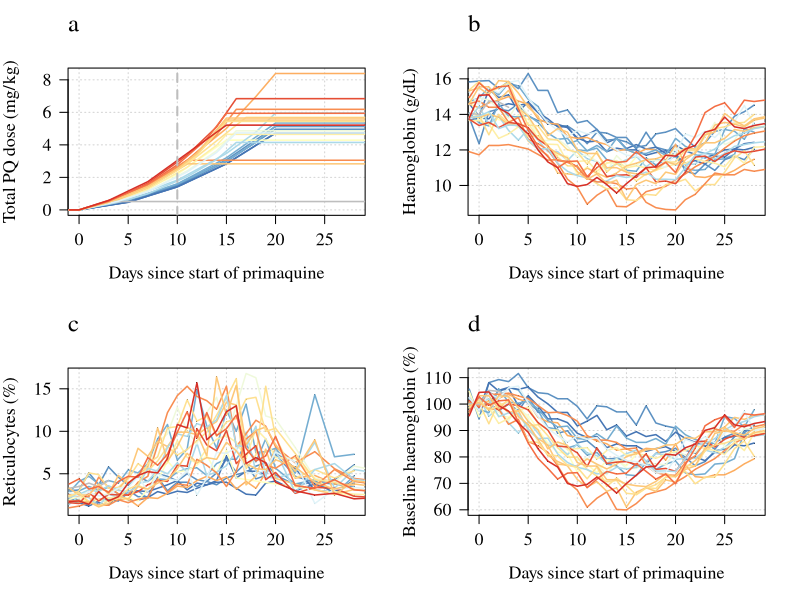
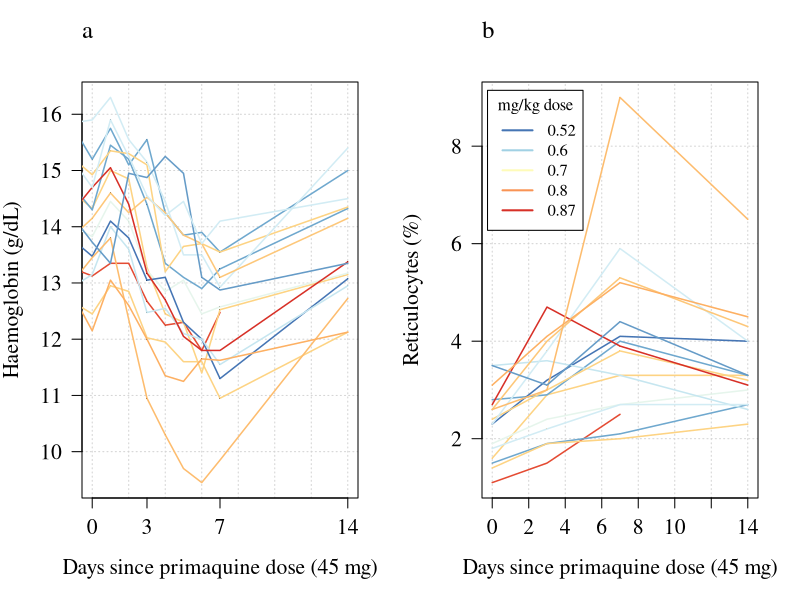
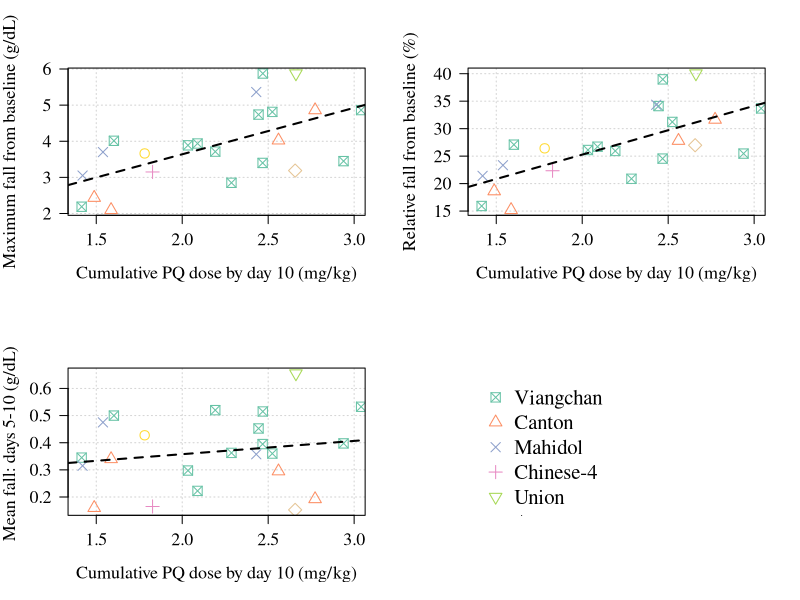
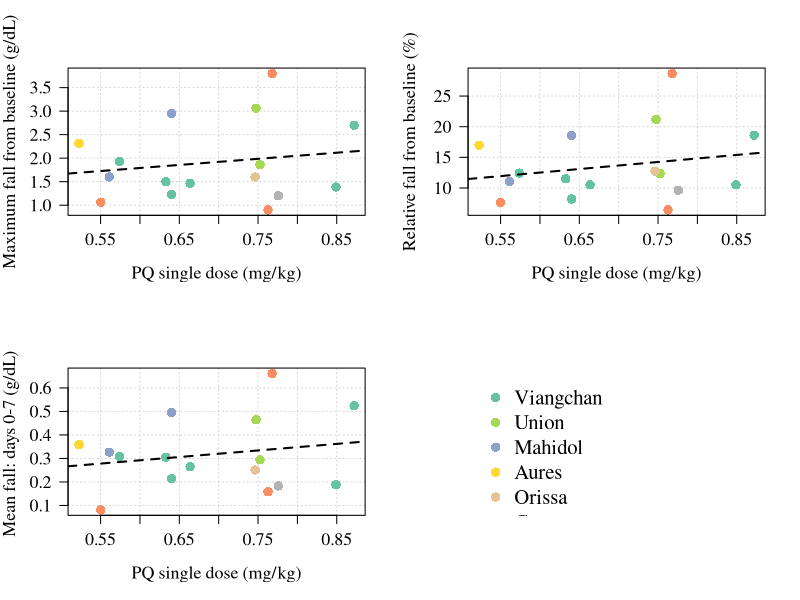
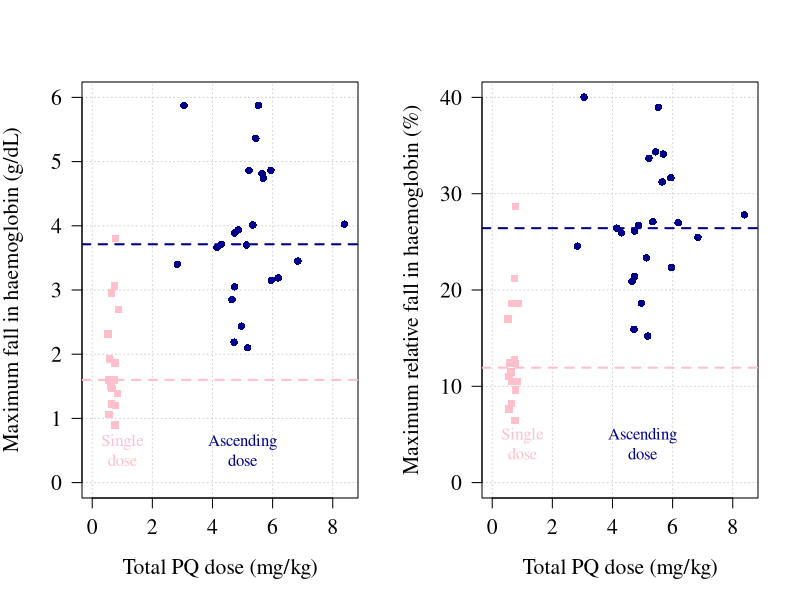
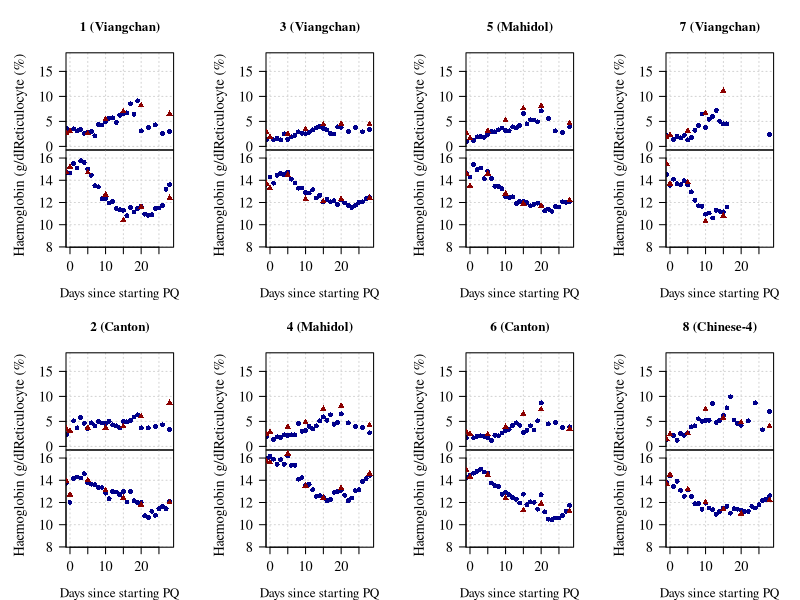
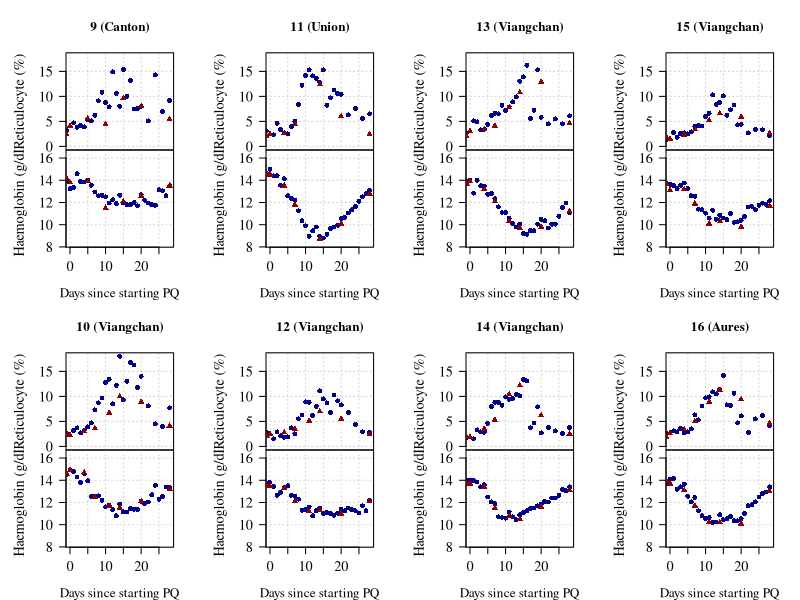
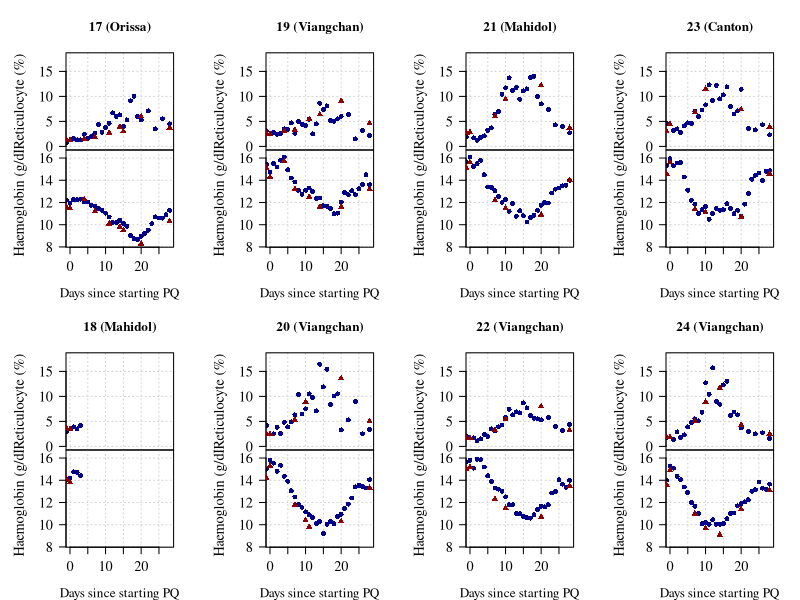

The R script that drew these images, in order:
## ---- chunk 1
#| echo: false
knitr::opts_chunk$set(cache = F, cache.comments = FALSE,
                      echo = F, include = TRUE, 
                      fig.width = 8, fig.height = 8,
                      fig.pos = 'H',dev = 'png', dpi = 300)
library(RColorBrewer)
## ---- chunk 2
Ascending_dat = read.csv('PQAscending.csv')
PQ45_dat = read.csv('PQ45.csv')
## ---- chunk 3
# Maximum fall (absolute)
xx_max_abs = aggregate((Baseline_Hb-Mean_Hb) ~ label, 
                       data = Ascending_dat,FUN = max)
colnames(xx_max_abs)[2]='Max_Hb_decrease_Abs'

# Maximum fall (relative to baseline Hb)
xx_max_rel = aggregate(100*(Baseline_Hb-Mean_Hb)/Baseline_Hb ~ label, 
                       data = Ascending_dat,FUN = max)
colnames(xx_max_rel)[2]='Max_Hb_decrease_Rel'

xx_hb_falls = merge(xx_max_abs, xx_max_rel,by='label')

# Volunteer 18 was excluded
xx_hb_falls = xx_hb_falls[!xx_hb_falls$label=='PQ-mrdt01-018',]

xx_hb_falls$Daily_5_to_10 = NA
for(id in unique(xx_hb_falls$label)){
  i = which(xx_hb_falls$label==id)
  ind = !is.na(Ascending_dat$Mean_Hb) & 
    Ascending_dat$label==id & 
    Ascending_dat$visit>5 &
    Ascending_dat$visit<=10
  xx_hb_falls$Daily_5_to_10[i]= -coef(lm(Mean_Hb ~ visit, data = Ascending_dat[ind, ]))['visit']
}
Ascending_dat = merge(Ascending_dat, xx_hb_falls, by='label', all = T)
Ascending_dat = dplyr::arrange(Ascending_dat, label, visit)

Ascending_dat$nadir=NA
Ascending_dat$Peak_Retics=NA
for(id in unique(xx_hb_falls$label)){
  ind = Ascending_dat$label==id
  j=which.min(Ascending_dat$Mean_Hb[ind])
  Ascending_dat$nadir[ind] = Ascending_dat$visit[ind][j]
  j=which.max(Ascending_dat$Mean_Retic[ind])
  Ascending_dat$Peak_Retics[ind] = Ascending_dat$visit[ind][j]

}
writeLines('Absolute falls in ascending dose regimens:')
quantile(xx_hb_falls$Max_Hb_decrease_Abs, probs = c(0,.5,1))
writeLines('Relative falls in ascending dose regimens:')
quantile(xx_hb_falls$Max_Hb_decrease_Rel, probs = c(0,.5,1))
## ---- chunk 4
# Maximum fall (absolute)
xx_max_abs = aggregate((Baseline_Hb-Mean_Hb) ~ label, 
                       data = PQ45_dat,FUN = max)
colnames(xx_max_abs)[2]='Max_Hb_decrease_Abs'

# Maximum fall (relative to baseline Hb)
xx_max_rel = aggregate(100*(Baseline_Hb-Mean_Hb)/Baseline_Hb ~ label, 
                       data = PQ45_dat,FUN = max)
colnames(xx_max_rel)[2]='Max_Hb_decrease_Rel'

xx_hb_falls = merge(xx_max_abs, xx_max_rel,by='label')

xx_hb_falls$Daily_0_to_7 = NA
for(id in unique(xx_hb_falls$label)){
  i = which(xx_hb_falls$label==id)
  ind = !is.na(PQ45_dat$Mean_Hb) & 
    PQ45_dat$label==id & 
    PQ45_dat$visit>=0 &
    PQ45_dat$visit<=7
  xx_hb_falls$Daily_0_to_7[i]= -coef(lm(Mean_Hb ~ visit, data = PQ45_dat[ind, ]))['visit']
}
PQ45_dat = merge(PQ45_dat, xx_hb_falls, by='label', all = T)
PQ45_dat = dplyr::arrange(PQ45_dat, label, visit)


writeLines('Absolute falls in single dose:')
quantile(xx_hb_falls$Max_Hb_decrease_Abs, probs = c(0,.5,1))
writeLines('Relative falls in single dose:')
quantile(xx_hb_falls$Max_Hb_decrease_Rel, probs = c(0,.5,1))
## ---- chunk 5
# color ramp for plots
my_pal = colorRampPalette(colors = rev(brewer.pal(n = 9,name = 'RdYlBu')))

Ascending_dat$day10_PQ_cum = NA
Ascending_dat$total_PQ = NA

for(id in unique(Ascending_dat$label)){
  ind=Ascending_dat$label==id
  Ascending_dat$day10_PQ_cum[ind]=
    Ascending_dat$PQ_mg_kg_cum[Ascending_dat$visit==10 & ind]
  Ascending_dat$total_PQ[ind] = max(Ascending_dat$PQ_mg_kg_cum[ind])
}
# make colors by day 10 total PQ mg/kg
ind_include = Ascending_dat$day10_PQ_cum>1
Ascending_dat$col = 'grey'
Ascending_dat$col[ind_include] = my_pal(17)[round(Ascending_dat$day10_PQ_cum[ind_include],1)*10-13]

PQ45_dat$col = my_pal(36)[round(PQ45_dat$PQ_mg_kg,2)*100-51]

## ---- chunk 6
Ascending_base_dat = Ascending_dat[!duplicated(Ascending_dat$label),]
writeLines('G6PD variants:')
table(Ascending_base_dat$G6PD_variant)
writeLines('G6PD enzyme activity:')
quantile(Ascending_base_dat$Baseline_G6PD, probs = c(0, .5, 1))
writeLines('Age (years):')
quantile(Ascending_base_dat$agey, probs = c(0, .5, 1))
writeLines('Weight (kg):')
quantile(Ascending_base_dat$weight, probs = c(0, .5, 1))
writeLines('Baseline Hb:')
round(quantile(Ascending_base_dat$Baseline_Hb, probs = c(0, .5, 1)),1)
writeLines('Baseline retics:')
round(quantile(Ascending_base_dat$Baseline_Retic, probs = c(0, .5, 1)),1)

sort(table(Ascending_dat$label[Ascending_dat$sddose>0]))

writeLines('Day of nadir:')
quantile(Ascending_base_dat$nadir, probs = c(0, .5, 1),na.rm = T)
writeLines('Day of peak retics:')
quantile(Ascending_base_dat$Peak_Retics, probs = c(0, .5, 1),na.rm = T)
## ---- chunk 7
PQ45_base = PQ45_dat[!duplicated(PQ45_dat$label), ]

writeLines('G6PD variants:')
table(PQ45_base$G6PD_variant)
writeLines('G6PD enzyme activity:')
# quantile(PQ45_dat$, probs = c(0, .5, 1))
writeLines('Age (years):')
quantile(PQ45_base$Age, probs = c(0, .5, 1))
writeLines('Weight (kg):')
quantile(PQ45_base$weight, probs = c(0, .5, 1))
writeLines('Baseline Hb:')
round(quantile(PQ45_base$Baseline_Hb, probs = c(0, .5, 1)),1)
writeLines('Baseline retics:')
round(quantile(PQ45_base$Baseline_Retic, probs = c(0, .5, 1)),1)
## ---- chunk 8
par(las=1, mfrow=c(2,2), family='serif', cex.lab=1.3, cex.axis=1.3)
plot(NA, NA, panel.first=grid(), 
     xlab='Days since start of primaquine',
     ylab ='Total PQ dose (mg/kg)',xlim=c(0,28),
     ylim = c(0, max(Ascending_dat$PQ_mg_kg_cum)))
for(id in unique(Ascending_dat$label)){
  ind = Ascending_dat$label==id 
  lines(Ascending_dat$visit[ind], Ascending_dat$PQ_mg_kg_cum[ind],
        col = Ascending_dat$col[ind],lwd=1.5)
}
abline(v=10, lty=2, lwd=2, col='grey')
mtext(text = 'a',side = 3,line = 2,cex = 1.5,adj = 0)

plot(Ascending_dat$visit, 
     Ascending_dat$Mean_Hb, pch ='.',xlim=c(0,28),
     xlab='Days since start of primaquine',
     ylab = 'Haemoglobin (g/dL)', panel.first =grid())
for(id in unique(Ascending_dat$label)){
  ind = Ascending_dat$label==id & !is.na(Ascending_dat$Mean_Hb)
  lines(Ascending_dat$visit[ind], Ascending_dat$Mean_Hb[ind],
        col = Ascending_dat$col[ind],lwd=1.5)
}
mtext(text = 'b',side = 3,line = 2,cex = 1.5,adj = 0)

plot(Ascending_dat$visit,
     Ascending_dat$Mean_Retic, xlim=c(0,28),
     pch ='.', xlab='Days since start of primaquine',
     ylab = 'Reticulocytes (%)', panel.first =grid())
for(id in unique(Ascending_dat$label)){
  ind = Ascending_dat$label==id & !is.na(Ascending_dat$Mean_Retic)
  lines(Ascending_dat$visit[ind], Ascending_dat$Mean_Retic[ind],
        col = Ascending_dat$col[ind],lwd=1.5)
}
mtext(text = 'c',side = 3,line = 2,cex = 1.5,adj = 0)


plot(Ascending_dat$visit,
     100*Ascending_dat$Mean_Hb/Ascending_dat$Baseline_Hb, 
     xlim=c(0,28),
     pch ='.', xlab='Days since start of primaquine',
     ylab = 'Baseline haemoglobin (%)', panel.first =grid())
for(id in unique(Ascending_dat$label)){
  ind = Ascending_dat$label==id & !is.na(Ascending_dat$Mean_Hb)
  lines(Ascending_dat$visit[ind],
        100*Ascending_dat$Mean_Hb[ind]/Ascending_dat$Baseline_Hb[ind],
        col = Ascending_dat$col[ind],lwd=1.5)
}
mtext(text = 'd',side = 3,line = 2,cex = 1.5,adj = 0)
## ---- chunk 9
par(las=1, mfrow=c(1,2), family='serif', cex.lab=1.3, cex.axis=1.3)

plot(PQ45_dat$visit,PQ45_dat$Mean_Hb, pch ='.',
     xlab='Days since primaquine dose (45 mg)',xaxt='n',xlim=c(0,14),
     ylab = 'Haemoglobin (g/dL)', panel.first =grid())
axis(1, at = c(0,3,7,14))
for(id in unique(PQ45_dat$label)){
  ind = PQ45_dat$label==id & !is.na(PQ45_dat$Mean_Hb)
  lines(PQ45_dat$visit[ind], PQ45_dat$Mean_Hb[ind], col = PQ45_dat$col[ind],lwd=1.5)
}
mtext(text = 'a',side = 3,line = 2,cex = 1.5,adj = 0)

plot(PQ45_dat$visit,
     PQ45_dat$Mean_Retic, xlim=c(0,14),
     col = PQ45_dat$col[ind],
     pch ='.', xlab='Days since primaquine dose (45 mg)',
     ylab = 'Reticulocytes (%)', panel.first =grid())
for(id in unique(PQ45_dat$label)){
  ind = PQ45_dat$label==id & !is.na(PQ45_dat$Mean_Retic)
  lines(PQ45_dat$visit[ind], PQ45_dat$Mean_Retic[ind],
        col =  PQ45_dat$col[ind],lwd=1.5)
}
mtext(text = 'b',side = 3,line = 2,cex = 1.5,adj = 0)
ind_show = c(0.52,0.60,0.70,0.80,0.87)
legend('topleft',inset = 0.02,title = 'mg/kg dose',
       legend = ind_show,
       col = my_pal(36)[100*ind_show-51],lwd=2)
## ---- chunk 10
Ascending_base_dat$G6PD_variant_pch = as.numeric(as.factor(Ascending_base_dat$G6PD_variant))
g6pd_cols = brewer.pal(8,name = 'Set2')
names(g6pd_cols) = union(Ascending_base_dat$G6PD_variant, PQ45_dat$G6PD_variant)

writeLines('Total day 10 dose (mg/kg)')

ind = !is.na(Ascending_base_dat$Max_Hb_decrease_Abs)
round(quantile(Ascending_base_dat$day10_PQ_cum[ind], probs=c(0,.5,1)),1)

round(quantile(Ascending_base_dat$Max_Hb_decrease_Abs[ind], probs=c(0,.5,1)),1)

round(quantile(Ascending_base_dat$Max_Hb_decrease_Rel[ind], probs=c(0,.5,1)),1)

par(mfrow=c(2,2),las=1, family='serif', cex.lab=1.3, cex.axis=1.3)
plot(Ascending_base_dat$day10_PQ_cum, Ascending_base_dat$Max_Hb_decrease_Abs,
     xlim = c(1.4, 3), xlab = "Cumulative PQ dose by day 10 (mg/kg)",
     ylab = 'Maximum fall from baseline (g/dL)', panel.first = grid(),
     pch = Ascending_base_dat$G6PD_variant_pch, cex=1.5,
     col = g6pd_cols[Ascending_base_dat$G6PD_variant] )
mod=lm(Max_Hb_decrease_Abs~day10_PQ_cum,data = Ascending_base_dat)
summary(mod)
abline(mod,lty=2,lwd=2)

plot(Ascending_base_dat$day10_PQ_cum, Ascending_base_dat$Max_Hb_decrease_Rel,
     xlim = c(1.4, 3), xlab = "Cumulative PQ dose by day 10 (mg/kg)",
     ylab = 'Relative fall from baseline (%)', panel.first = grid(),
     pch = Ascending_base_dat$G6PD_variant_pch, cex=1.5,
     col = g6pd_cols[Ascending_base_dat$G6PD_variant] )
mod=lm(Max_Hb_decrease_Rel~day10_PQ_cum,data = Ascending_base_dat)
summary(mod)
abline(mod,lty=2,lwd=2)


plot(Ascending_base_dat$day10_PQ_cum, Ascending_base_dat$Daily_5_to_10,
     xlim = c(1.4, 3), xlab = "Cumulative PQ dose by day 10 (mg/kg)",
     ylab = 'Mean fall: days 5-10 (g/dL) ', panel.first = grid(),
     pch = Ascending_base_dat$G6PD_variant_pch, cex=1.5,
     col = g6pd_cols[Ascending_base_dat$G6PD_variant] )
mod=lm(Daily_5_to_10~day10_PQ_cum,data = Ascending_base_dat)
summary(mod)
abline(mod,lty=2,lwd=2)

plot(NA, NA, xlim=0:1, ylim=0:1, xlab='',ylab='',bty='n',xaxt='n',yaxt='n')
legend('topleft', inset = 0.03, legend = unique(Ascending_base_dat$G6PD_variant),
       col = g6pd_cols[unique(Ascending_base_dat$G6PD_variant)],
       bty='n',pch=unique(Ascending_base_dat$G6PD_variant_pch),cex=1.5)

## ---- chunk 11
par(mfrow=c(2,2),las=1, family='serif', cex.lab=1.3, cex.axis=1.3)
plot(PQ45_base$PQ_mg_kg, PQ45_base$Max_Hb_decrease_Abs,
      xlab = "PQ single dose (mg/kg)",
     ylab = 'Maximum fall from baseline (g/dL)', panel.first = grid(),
     pch = 16, cex=1.5,
     col = g6pd_cols[PQ45_base$G6PD_variant] )
mod=lm(Max_Hb_decrease_Abs~PQ_mg_kg,data = PQ45_base)
summary(mod)
abline(mod,lty=2,lwd=2)

plot(PQ45_base$PQ_mg_kg, PQ45_base$Max_Hb_decrease_Rel,
     xlab = "PQ single dose (mg/kg)",
     ylab = 'Relative fall from baseline (%)', panel.first = grid(),
     pch = 16, cex=1.5,
     col = g6pd_cols[PQ45_base$G6PD_variant] )
mod=lm(Max_Hb_decrease_Rel~PQ_mg_kg,data = PQ45_base)
summary(mod)
abline(mod,lty=2,lwd=2)


plot(PQ45_base$PQ_mg_kg, PQ45_base$Daily_0_to_7,
     xlab = "PQ single dose (mg/kg)",
     ylab = 'Mean fall: days 0-7 (g/dL) ', panel.first = grid(),
     pch = 16, cex=1.5,
     col = g6pd_cols[PQ45_base$G6PD_variant] )
mod=lm(Daily_0_to_7~PQ_mg_kg,data = PQ45_base)
summary(mod)
abline(mod,lty=2,lwd=2)

plot(NA, NA, xlim=0:1, ylim=0:1, xlab='',ylab='',bty='n',xaxt='n',yaxt='n')
legend('topleft', inset = 0.03, legend = unique(PQ45_base$G6PD_variant),
       col = g6pd_cols[unique(PQ45_base$G6PD_variant)],
       bty='n',pch=16,cex=1.5)
## ---- chunk 12
par(mfrow=c(1,2),las=1)
plot(Ascending_base_dat$total_PQ, Ascending_base_dat$Max_Hb_decrease_Abs,
     ylim =c(0,6),panel.first=grid(),pch=16,xlim=c(0,8.5),
     ylab='Maximum fall in haemoglobin (g/dL)',
     xlab = "Total PQ dose (mg/kg)",col='darkblue')
abline(h=median(Ascending_base_dat$Max_Hb_decrease_Abs,na.rm=T),
       lty=2,col='darkblue',lwd=2)
points(PQ45_base$PQ_mg_kg, PQ45_base$Max_Hb_decrease_Abs,col='pink',pch=15)
abline(h=median(PQ45_base$Max_Hb_decrease_Abs),lty=2,col='pink',lwd=2)
text(x=1,y=0.5,'Single\ndose',col='pink')
text(x=5,y=0.5,'Ascending\ndose',col='darkblue')

plot(Ascending_base_dat$total_PQ, Ascending_base_dat$Max_Hb_decrease_Rel,
     xlim =c(0,8.5),panel.first=grid(),pch=16,ylim=c(0,40),
     ylab='Maximum relative fall in haemoglobin (%)',
     xlab = "Total PQ dose (mg/kg)",col='darkblue')
abline(h=median(Ascending_base_dat$Max_Hb_decrease_Rel,na.rm=T),
       lty=2,col='darkblue',lwd=2)
points(PQ45_base$PQ_mg_kg, PQ45_base$Max_Hb_decrease_Rel,col='pink',pch=15)
abline(h=median(PQ45_base$Max_Hb_decrease_Rel),lty=2,col='pink',lwd=2)
text(x=1,y=4,'Single\ndose',col='pink')
text(x=5,y=4,'Ascending\ndose',col='darkblue')
## ---- chunk 13
par(mfcol=c(4,4),las=1, family='serif', mar = c(0,5,2,2),cex.lab=1.3,cex.axis=1.3)
Ascending_dat$ID = as.numeric(as.factor(Ascending_dat$label))
for(id in unique(Ascending_dat$ID)){
  par(mar = c(0,5,4,2))
  ind = Ascending_dat$ID==id
  
  # retics
  plot(Ascending_dat$visit[ind],
       Ascending_dat$Manual_retic[ind],
       panel.first = grid(),xlim=c(0,28),
       ylim = c(0,18), col='darkblue',
       main = paste0(id, ' (',Ascending_dat$G6PD_variant[ind][1],')'),
       pch=16, ylab='Reticulocyte (%)',
       xlab = '', xaxt='n')
  points(Ascending_dat$visit[ind],
         Ascending_dat$CBC_retic[ind], pch=17,col='darkred')
  par(mar = c(4,5,0,2))
  
  plot(Ascending_dat$visit[ind],
       Ascending_dat$Haemocue_hb[ind],
       panel.first = grid(),col='darkblue',xlim=c(0,28),
       ylim = range(union(Ascending_dat$Haemocue_hb,
                          Ascending_dat$CBC_hb),na.rm = T),
       main = '',pch=16, ylab='Haemoglobin (g/dL)',
       xlab = '')
  mtext(text = 'Days since starting PQ',side = 1,line = 3,cex=.8)
  points(Ascending_dat$visit[ind],
         Ascending_dat$CBC_hb[ind], pch=17,col='darkred')
}
## ---- chunk 14
par(mfcol=c(4,4),las=1, family='serif', mar = c(0,5,2,2),cex.lab=1.3,cex.axis=1.3)

for(id in unique(PQ45_dat$label)){
  par(mar = c(0,5,4,2))
  ind = PQ45_dat$label==id
  not_na_retic = !is.na(PQ45_dat$Mean_Retic)
  
  # retics
  plot(PQ45_dat$visit[ind&not_na_retic],
       PQ45_dat$Mean_Retic[ind&not_na_retic],
       xlim=range(PQ45_dat$visit,na.rm = T),
       panel.first = grid(),type='b',
       ylim = c(0,9), col='darkred',
       main = paste0(id, ' (',PQ45_dat$G6PD_variant[ind][1],')'),
       pch=17, ylab='Reticulocyte (%)',
       xlab = '', xaxt='n')
  par(mar = c(4,5,0,2))
  
  not_na_hb = !is.na(PQ45_dat$Haemocue_hb)
  plot(PQ45_dat$visit[ind&not_na_hb],
       PQ45_dat$Haemocue_hb[ind&not_na_hb],
       xlim=range(PQ45_dat$visit,na.rm = T),
       panel.first = grid(),col='darkblue',type='b',
       ylim = range(union(PQ45_dat$Haemocue_hb,
                          PQ45_dat$CBC_hb),na.rm = T),
       main = '',pch=16, ylab='Haemoglobin (g/dL)',
       xlab = '')
  mtext(text = 'Days since PQ',side = 1,line = 3,cex=.8)
  not_na_hb = !is.na(PQ45_dat$CBC_hb)
  lines(PQ45_dat$visit[ind&not_na_hb],PQ45_dat$CBC_hb[ind&not_na_hb],
        type='b', pch=17,col='darkred')
}
## ---- chunk 15
ids_both = sort(unique(PQ45_dat$Ascending_ID[!is.na(PQ45_dat$Ascending_ID)]))
all(ids_both %in% Ascending_base_dat$label)

par(las=1, family='serif')
layout(mat = matrix(c(1,2,2,3,4,4,
                      5,6,6,7,8,8),
                      # 9,10,10,11,12,12,
                      # 13,14,14,15,16,16),
                    nrow = 6,byrow = F))
for(id in ids_both){
  par(mar=c(0,5,4,2))
  ind_dose = Ascending_dat$label==id
  plot(Ascending_dat$visit[ind_dose],
       Ascending_dat$PQ_cumulative[ind_dose],type='l',lwd=2,
       ylab='',xlab = '',xaxt='n', panel.first=grid(), xlim=c(0,20),
       ylim = range(Ascending_dat$PQ_cumulative), col='darkblue')
  abline(h=45, lty=2,lwd=2, col='pink')
  ind = Ascending_dat$label==id
  ind2 = PQ45_dat$Ascending_ID==id
    title(paste0(id, ' (',Ascending_dat$G6PD_variant[ind][1],')'))

  par(mar=c(5,5,0,2))
  plot(Ascending_dat$visit[ind], Ascending_dat$Mean_Hb[ind],
       xlim = c(0,20), panel.first=grid(),type='b',ylim = c(8.5, 16),lwd=2,
       xlab='Days since starting PQ', ylab='Haemoglobin (g/dL)',col='darkblue')
  lines(PQ45_dat$visit[ind2], PQ45_dat$Mean_Hb[ind2], type='b',col='pink',lwd=2)
}
## ---- chunk 16
Ascending_dat = dplyr::arrange(Ascending_dat, label, visit)
Ascending_dat$final_dose = NA
Ascending_dat$post_regimen_drop = NA
for(id in unique(Ascending_dat$label)){
  ind = Ascending_dat$label==id
  j_last = tail(which(ind & Ascending_dat$sddose>0), 1)
  Ascending_dat$final_dose[ind] = Ascending_dat$sddose[j_last]
  
  fup_ind = which(ind & Ascending_dat$visit>0 & Ascending_dat$sddose==0 & !is.na(Ascending_dat$Mean_Hb))
  Ascending_dat$post_regimen_drop[ind] = max(Ascending_dat$Mean_Hb[j_last]-Ascending_dat$Mean_Hb[fup_ind])
}
Ascending_base_dat = Ascending_dat[!duplicated(Ascending_dat$label),]

par(las=1, family='serif', cex.lab=1.3, cex.axis=1.3)
plot(Ascending_base_dat$final_dose/Ascending_base_dat$weight,
     Ascending_base_dat$post_regimen_drop,
     xlab='Final dose given (mg)',ylab='Maximum fall post final dose',
     panel.first=grid())
